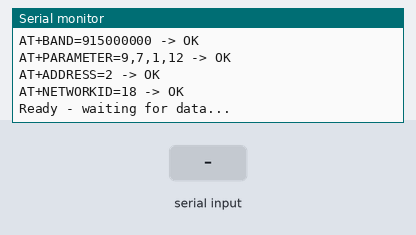
Recording of a sketch running on a simulated ESP32. Parts: the last lines printed to the serial monitor. The test bench sets the inputs (shaded band). The modem accepts every AT command (registered, SIM ready, sends succeed) and sends nothing else.

Above: at 5.2 s.
5.3 s: "1\n" received over the second serial link
At 6.5 s:
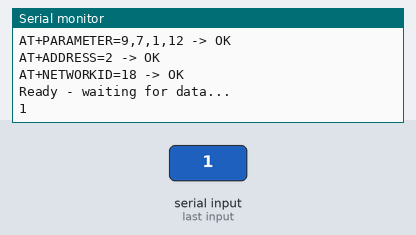
6.8 s: "0\n" received over the second serial link
At 7.9 s:
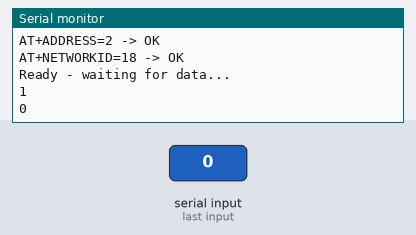
8.3 s: "2\n" received over the second serial link
At 9.1 s:
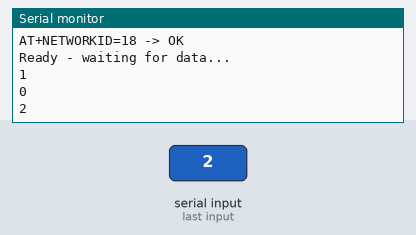

Measured:
- after the input at 5.3 s, the serial monitor: prints a new line at once (image 1)
- after the input at 6.8 s, the serial monitor: prints a new line at once (image 2)
- after the input at 8.3 s, the serial monitor: prints a new line at once (image 3)

The sketch:

esp32lora.ino
```cpp
HardwareSerial lora(2);

void sendAT(String cmd) {
  lora.print(cmd);
  delay(500);
  String resp = "";
  while (lora.available()) resp += (char)lora.read();
  resp.trim();
  Serial.println(cmd.substring(0, cmd.length()-2) + " -> " + resp);
}

void setup() {
  Serial.begin(115200);
  lora.begin(9600, SERIAL_8N1, 16, 17);
  delay(2000);

  sendAT("AT+BAND=915000000\r\n");
  sendAT("AT+PARAMETER=9,7,1,12\r\n");
  sendAT("AT+ADDRESS=2\r\n");
  sendAT("AT+NETWORKID=18\r\n");

  Serial.println("Ready - waiting for data...");
}

void loop() {
  if (lora.available()) {
    String msg = lora.readStringUntil('\n');
    msg.trim();
    if (msg.length() > 0) {
      Serial.println(msg);
    }
  }
}
```
